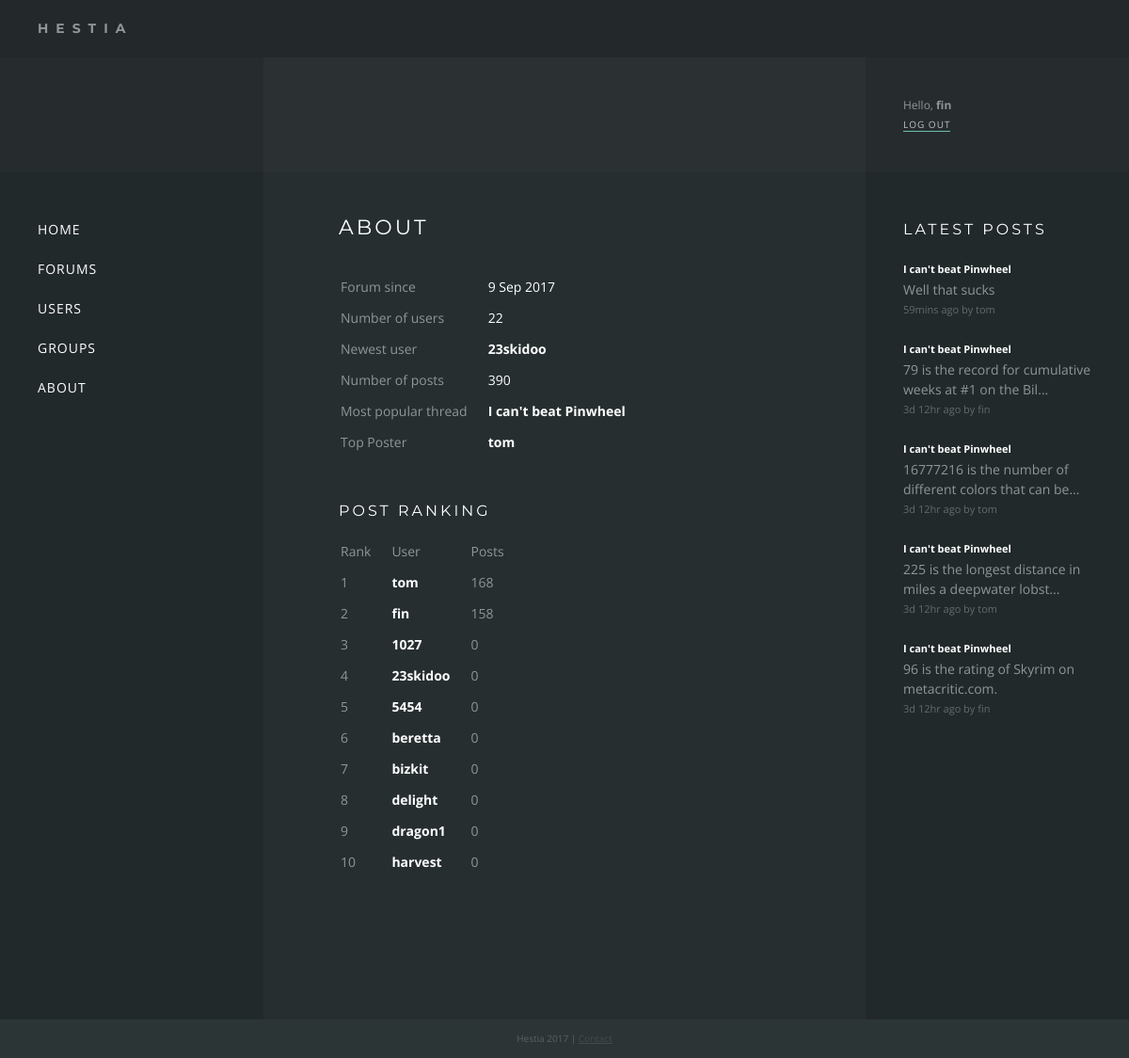
Page /about (signed in) on the committed database.
### forums/models.py (models this page shows, shortened)
class Thread(models.Model):
    title = models.CharField(max_length=200)
    message = models.CharField(max_length=200)
    posted = models.DateTimeField('date posted')
    poster = models.ForeignKey(settings.AUTH_USER_MODEL, null=True)
    def was_posted_recently(self):
    	now = timezone.now()
    	return now - datetime.timedelta(days=1) <= self.posted <= now
    was_posted_recently.posted  = True
    was_posted_recently.boolean = True
    was_posted_recently.short_description = 'Published recently?'

class Response(models.Model):
    thread = models.ForeignKey(Thread, on_delete=models.CASCADE)
    poster = models.ForeignKey(settings.AUTH_USER_MODEL)
    message = models.CharField(max_length=200)
    posted = models.DateTimeField('date posted')

### hestia/views.py (the view)
# urls.py: url(r'^about$', views.about, name='about'),
def about(request):
	first_posted = Thread.objects.all().aggregate(Min('posted'))
	number_of_users = User.objects.count()
	newest_user = User.objects.order_by('-date_joined').first()
	number_of_posts = Thread.objects.count() + Response.objects.count()
	popular_thread = Thread.objects.annotate(num_replies=Count('response')).order_by('-num_replies').first()
	top_poster = User.objects.annotate(num_replies=Count('response')).order_by('-num_replies').first()
	post_rankings = User.objects.annotate(num_replies=Count('response')).order_by('-num_replies')[:10]
	data = {
		'first_posted': first_posted,
		'number_of_users': number_of_users,
		'newest_user': newest_user,
		'number_of_posts': number_of_posts,
		'popular_thread': popular_thread,
		'top_poster': top_poster,
		'post_rankings': post_rankings
	}
	return render(request, 'about.html', data)

### templates/about.html
{% extends "base.html" %}
{% block content %}
	<h1>{% block title %}About{% endblock %}</h1>
	<table class="about">
		<tr>
			<td>Forum since</td>
			<td>{{ first_posted.posted__min|date:"j M Y" }}</td>
		</tr>
		<tr>
			<td>Number of users</td>
			<td>{{ number_of_users }}</td>
		</tr>
		<tr>
			<td>Newest user</td>
			<td><a href="/users/profile/{{ newest_user.username }}">{{ newest_user.username }}</a></td>
		</tr>
		<tr>
			<td>Number of posts</td>
			<td>{{ number_of_posts }}</td>
		</tr>
		<tr>
			<td>Most popular thread</td>
			<td><a href="/forums/{{ popular_thread.id }}">{{ popular_thread.title }}</a></td>
		</tr>
		<tr>
			<td>Top Poster</td>
			<td><a href="/users/profile/{{ top_poster.username }}">{{ top_poster.username }}</a></td>
		</tr>
	</table>
	<h2>Post Ranking</h2>
	<table class="post-ranking">
		<thead>
			<tr>
				<td>Rank</td>
				<td>User</td>
				<td>Posts</td>
			</tr>
		</thead>
    {% for poster in post_rankings %}
		<tr>
			<td>{{ forloop.counter }}</td>
			<td><a href="/users/profile/{{ poster.username }}">{{ poster.username }}</a></td>
			<td>{{ poster.num_replies }}</td>
		</tr>
    {% endfor %}
	</table>
{% endblock %}

### templates/base.html (shortened to what this page needs)
{% load static %}
{% load timesinceshort %}
<!DOCTYPE html>
<html>
<head>
	<link rel="stylesheet" type="text/css" href="{% static 'forums/style.css' %}" />
</head>
<body>
<div class="wrapper">
	<div class="header"><div class="title">Hestia</div></div>
	<div class="hero">
		<div class="box sidebar">
		</div>
		<div class="box content">
		</div>
		<div class="box sidebar auth">
		{% if user.is_authenticated %}
			<div class="name">Hello, <a href="/users/profile/{{ user.username }}">{{ user.username }}</a></div>
			<a href="/users/logout">Log out</a>
		{% else %}
			<a href="/users/login">Log in</a> <span>or</span> <a href="/users/register">Register</a>
		{% endif %}
		</div>
	</div>
	<div class="main">
		<div class="box sidebar">
			<nav>
			<ul>
			<li><a href="/">Home</a></li>
			<li><a href="/forums">Forums</a></li>
			<li><a href="/users">Users</a></li>
			<li><a href="/groups">Groups</a></li>
			<li><a href="/about">About</a></li>
			</ul>
			</nav>
		</div>
		<div class="box content">
			{% block content %}{% endblock %}
		</div>
		<div class="box sidebar">
			<div class="recent-responses">
				<h2>Latest Posts</h2>
				{% for recent_response in request.recent_responses %}
				<div class="response">
					<a href="/forums/{{ recent_response.thread.id }}?page=last#{{ recent_response.id }}">
						<div class="text-small title"><b>{{ recent_response.thread.title }}</b></div><br>
						{{ recent_response.message|striptags|truncatechars:55 }}
						<div class="text-small posted">{{ recent_response.posted|timesinceshort }} ago by {{ recent_response.poster.username }}</div>
					</a>
				</div>
				{% endfor %}
			</div>
		</div>
	</div>
	<div class="footer">Hestia 2017 | <a href="">Contact</a></div>
</div>
</body>
</html>

### forums/static/forums/style.css (style rules this page uses)
* { margin:0; padding:0; }
html, body { height: 100%; }
body { font-family: 'Open Sans', sans-serif; background: #2F3838; color: #909696; font-size: 14px; line-height: 1.5em; }
a { color: #909696; }
h1 { color: #FFF; font-family: 'Montserrat', sans-serif; font-size: 22px; text-transform: uppercase; letter-spacing: 3px; font-weight: normal; margin-bottom: 40px; }
h2 { color: #FFF; font-family: 'Montserrat', sans-serif; font-size: 16px; text-transform: uppercase; letter-spacing: 3px; font-weight: normal; margin-bottom: 20px; margin-top: 40px; }
li { list-style-type: none; line-height: 1.7em; }
.text-small { font-size: 11px; }
.wrapper { display: table; width: 100%; }
.header { font-family: 'Montserrat', sans-serif; display: table-row; height: 1px; background: #23282A; }
.header .title { padding: 20px; padding-left: 40px; text-transform: uppercase; letter-spacing: 8px; font-weight: bold; }
.main { height: 100%; min-height: 900px; display: table; width: 100%; background: #262E30; }
.main .sidebar { width: 200px; background: #22292B; }
.hero { height: 120px; display: table; width: 100%; background: #2B3133; }
.hero .sidebar { width: 200px; background: rgba(34, 41, 43, 0.5); }
.box { display: table-cell; padding: 40px; }
.content { padding: 40px 80px; }
nav li { font-size: 14px; list-style-type: none; line-height: 3em; text-transform: uppercase; letter-spacing: 1px; }
nav li a { text-decoration: none; color: #FFF; padding: 1px 0; }
.auth { vertical-align: bottom; font-size: 10px; }
.auth .name { font-size: 12px; }
.auth .name a { font-weight: bold; text-decoration: none; }
.auth > a { text-decoration: none; text-transform: uppercase; color: #FFF; border-bottom: 1px solid #8CFEE6; letter-spacing: 1px; opacity: 0.7; }
.recent-responses h2 { margin-top: 0; }
.recent-responses .response { margin-bottom: 20px; word-break: break-word; }
.recent-responses a { text-decoration: none; }
.recent-responses a .title { display: inline-block; border-bottom: 1px solid transparent; }
.recent-responses .posted { opacity: 0.6; }
.recent-responses .text-small b { color: #FFF; }
table.about td, table.post-ranking td { padding-bottom: 10px; padding-right: 20px; }
table.about td:nth-child(2), table.about td:nth-child(2) a { color: #FFF; }
table.about a, table.post-ranking a { text-decoration: none; font-weight: bold; }
table.post-ranking a { color: #FFF; font-weight: bold; }
.footer { display: table; height: 1px; background: #22292B; color: #444; width: 100%; text-align: center; color: #FFF; opacity: 0.2; font-size: 10px; padding: 10px 0; }

### rows in the picture
Thread: title "I can't beat Pinwheel"
Response: thread "I can't beat Pinwheel", message "Well that sucks", posted "59mins", poster.username "tom"
Response: thread "I can't beat Pinwheel", message "79 is the record for cumulative weeks at #1 on the Bil…", posted "3d 12hr", poster.username "fin"
Response: thread "I can't beat Pinwheel", message "16777216 is the number of different colors that can be…", posted "3d 12hr", poster.username "tom"
Response: thread "I can't beat Pinwheel", message "225 is the longest distance in miles a deepwater lobst…", posted "3d 12hr", poster.username "tom"
Response: thread "I can't beat Pinwheel", message "96 is the rating of Skyrim on metacritic.com.", posted "3d 12hr", poster.username "fin"

### other values in the picture
{{ user.username }} "fin"
{{ first_posted.posted__min|date:"j M Y" }} "9 Sep 2017"
{{ number_of_users }} "22"
{{ newest_user.username }} "23skidoo"
{{ number_of_posts }} "390"
{{ top_poster.username }} "tom"
{{ poster.username }} "tom"
{{ poster.num_replies }} "168"
{{ poster.username }} "fin"
{{ poster.num_replies }} "158"
{{ poster.username }} "1027"
{{ poster.num_replies }} "0"
{{ poster.username }} "23skidoo"
{{ poster.username }} "5454"
{{ poster.username }} "beretta"
